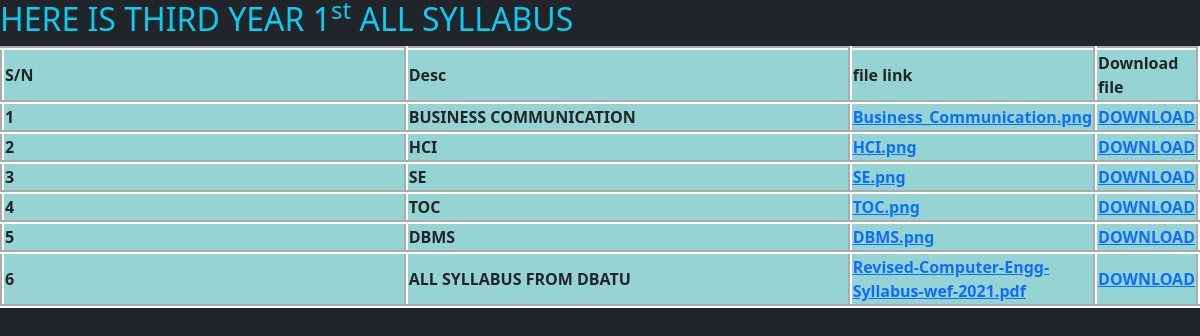
/view, run on the app's committed database.
### authentication/models.py (models this page shows)
class file_upload(models.Model):
    ids=models.AutoField(primary_key=True)
    file_name=models.CharField(max_length=255)
    my_file=models.FileField(upload_to='')

### authentication/views.py (the view)
# urls.py: path('view',views.show_file,name="views"),
def show_file(request):
    all_data = file_upload.objects.all()
    context = {
        'data':all_data
    }
    return render(request,'authentication/view.html',context)

### templates/authentication/view.html (shortened to what this page needs)
<!DOCTYPE html>
<html>
<link href="https://cdn.jsdelivr.net/npm/bootstrap@5.3.2/dist/css/bootstrap.min.css" rel="stylesheet">
<body class="bg-dark">
  <h2 class="text-info">HERE IS THIRD YEAR 1<sup>st</sup> ALL SYLLABUS </h2>
<table style="width:80% ,">
  <tr >
    <th >S/N</th>
    <th>Desc</th>
    <th>file link</th>
    <th>Download file</th>
  </tr>
  {% for d in data %}
             <tr>
                <th>{{forloop.counter}}</th>
                <th>{{d.file_name}}</th>
                <th><a href="{{d.my_file.url}}">{{d.my_file}}</a></th>
                <th><a Download href="{{d.my_file.url}}">DOWNLOAD</a></th>
            </tr>
                        {%endfor%}
</table>
</body>
</html>

### templates/authentication/view.html (style rules this page uses)
table, th, td { border: 4px outset white; border-collapse: collapse; }
th, td { width:50%; background-color: #96D4D4; }

### data on the page
file_upload: file_name "BUSINESS COMMUNICATION", my_file "Business_Communication.png"
file_upload: file_name "HCI", my_file "HCI.png"
file_upload: file_name "SE", my_file "SE.png"
file_upload: file_name "TOC", my_file "TOC.png"
file_upload: file_name "DBMS", my_file "DBMS.png"
file_upload: file_name "ALL SYLLABUS FROM DBATU", my_file "Revised-Computer-Engg-Syllabus-wef-2021.pdf"
